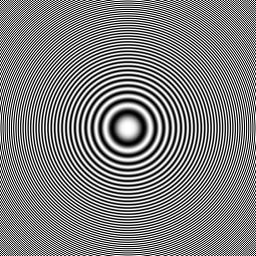
#> input picture DIVP/Images/zoneplate.png, 256 x 256 px, found by its file name
$ python bit_plane_slicing_1.py
#> lines starting #> are read from the running program, lines starting #| are printed output that depends on the picture
import numpy as np
import cv2
from matplotlib import pyplot as plt
# Read the image in greyscale
img = cv2.imread('images/zoneplate.png',0)
#> img is the input picture: shape (256, 256); min 0, max 255, mean 127.5

row, column = img.shape
#> row = 256; column = 256
# Create an zeros array to store the sliced image
img0 = np.zeros((row,column),dtype = 'uint8')
img1 = np.zeros((row,column),dtype = 'uint8')
img2 = np.zeros((row,column),dtype = 'uint8')
img3 = np.zeros((row,column),dtype = 'uint8')
img4 = np.zeros((row,column),dtype = 'uint8')
img5 = np.zeros((row,column),dtype = 'uint8')
img6 = np.zeros((row,column),dtype = 'uint8')
img7 = np.zeros((row,column),dtype = 'uint8')

# Loop over the input image and if pixel value lies in desired range set it to 255 otherwise set it to 0.
for i in range(row):
    for j in range(column):
        img0[i,j] = img[i,j] & 1
        img1[i,j] = img[i,j] & 2
        img2[i,j] = img[i,j] & 4
        img3[i,j] = img[i,j] & 8
        img4[i,j] = img[i,j] & 16
        img5[i,j] = img[i,j] & 32
        img6[i,j] = img[i,j] & 64
        img7[i,j] = img[i,j] & 128
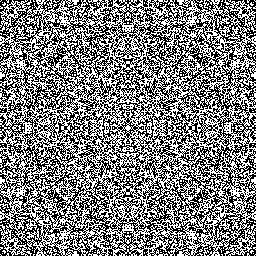
#> img0: shape (256, 256); values 0 (black) and 1 (white), 49.8% white in thin lines or dots
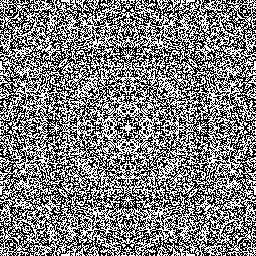
#> img1: shape (256, 256); values 0 (black) and 2 (white), 49.8% white in thin lines or dots
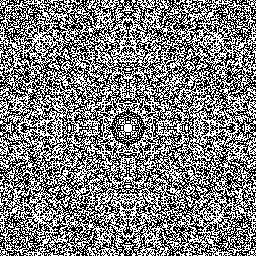
#> img2: shape (256, 256); values 0 (black) and 4 (white), 49.8% white in thin lines or dots
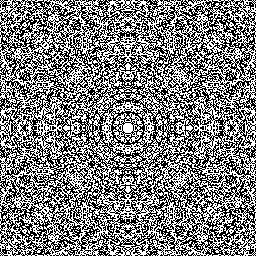
#> img3: shape (256, 256); values 0 (black) and 8 (white), 50.2% white; black in thin lines or dots
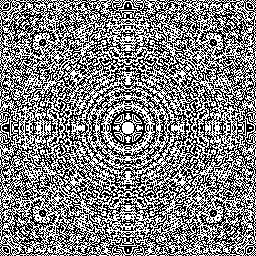
#> img4: shape (256, 256); values 0 (black) and 16 (white), 50.8% white; black in thin lines or dots
#> img5: shape (256, 256); values 0 (black) and 32 (white), 50.4% white; black in thin lines or dots
#> img6: shape (256, 256); values 0 (black) and 64 (white), 50.1% white; black in thin lines or dots
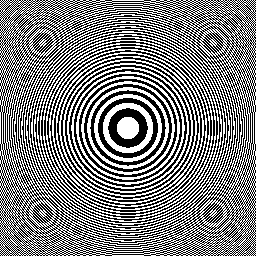
#> img7: shape (256, 256); values 0 (black) and 128 (white), 49.8% white in thin lines or dots
# Display the image
plt.subplot(3, 3, 1), plt.imshow(img, 'gray'),plt.title('Original Image')
plt.subplot(3, 3, 2), plt.imshow(img0, 'gray'),plt.title('Plane 0')
plt.subplot(3, 3, 3), plt.imshow(img1, 'gray'),plt.title('Plane 1')
plt.subplot(3, 3, 4), plt.imshow(img2, 'gray'),plt.title('Plane 2')
plt.subplot(3, 3, 5), plt.imshow(img3, 'gray'),plt.title('Plane 3')
plt.subplot(3, 3, 6), plt.imshow(img4, 'gray'),plt.title('Plane 4')
plt.subplot(3, 3, 7), plt.imshow(img5, 'gray'),plt.title('Plane 5')
plt.subplot(3, 3, 8), plt.imshow(img6, 'gray'),plt.title('Plane 6')
plt.subplot(3, 3, 9), plt.imshow(img7, 'gray'),plt.title('Plane 7')
plt.show()

cv2_subt = cv2.subtract(img, img7 )   #It should be a dark image
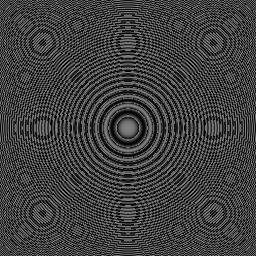
#> cv2_subt: shape (256, 256); min 0, max 127, mean 63.8
plt.imshow(cv2_subt, 'gray'),plt.title('Subtracted plane 7 from original image')
plt.show()
